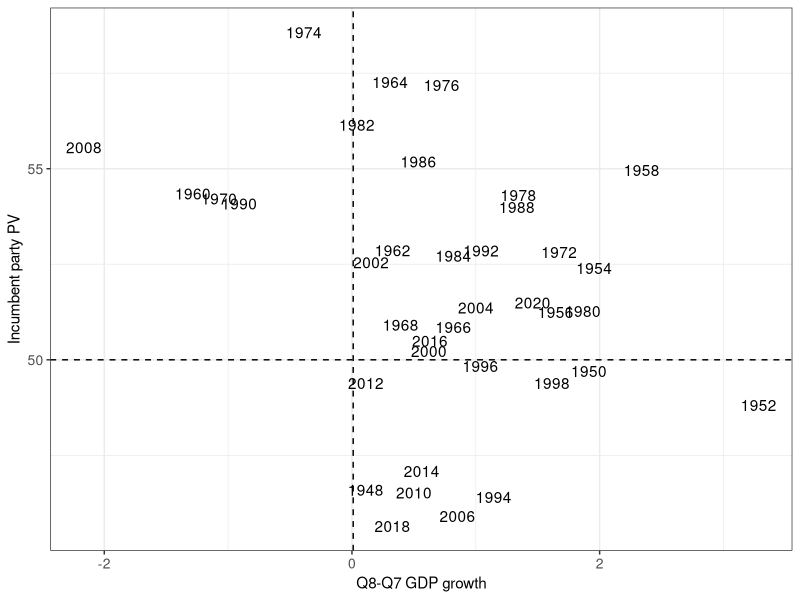
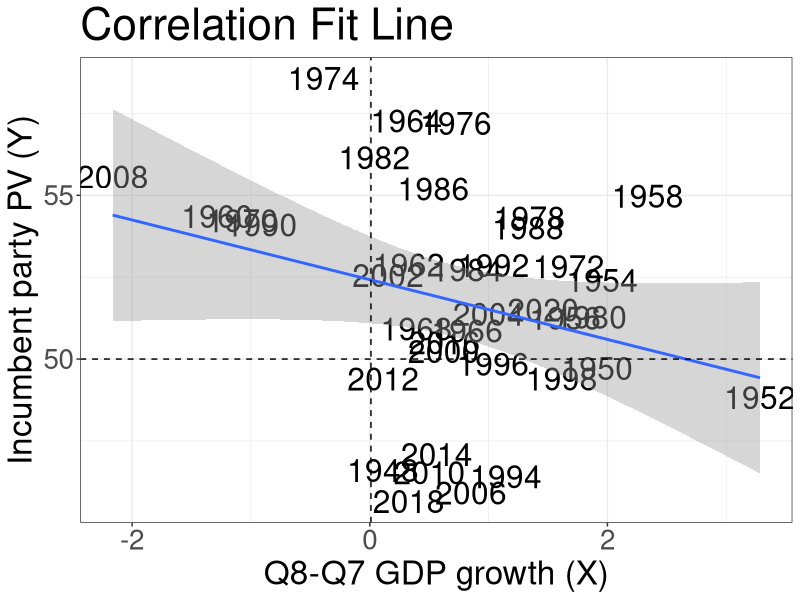
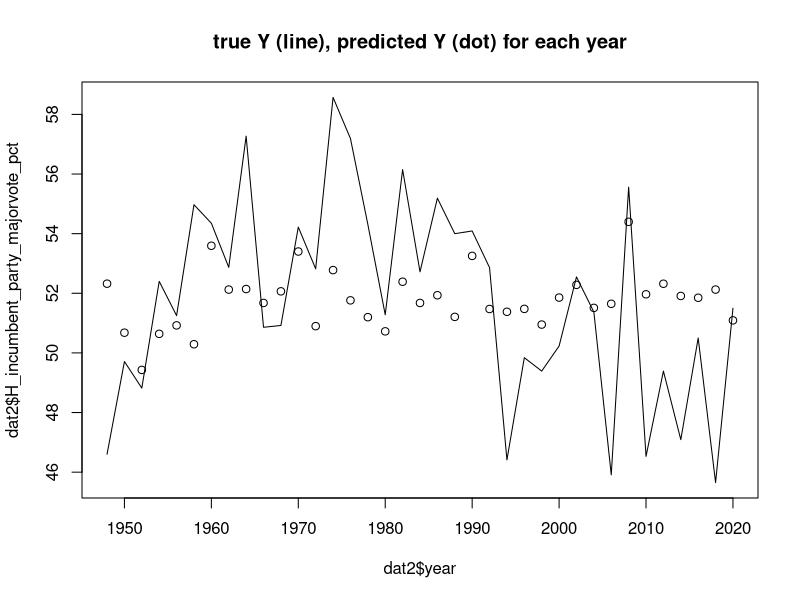
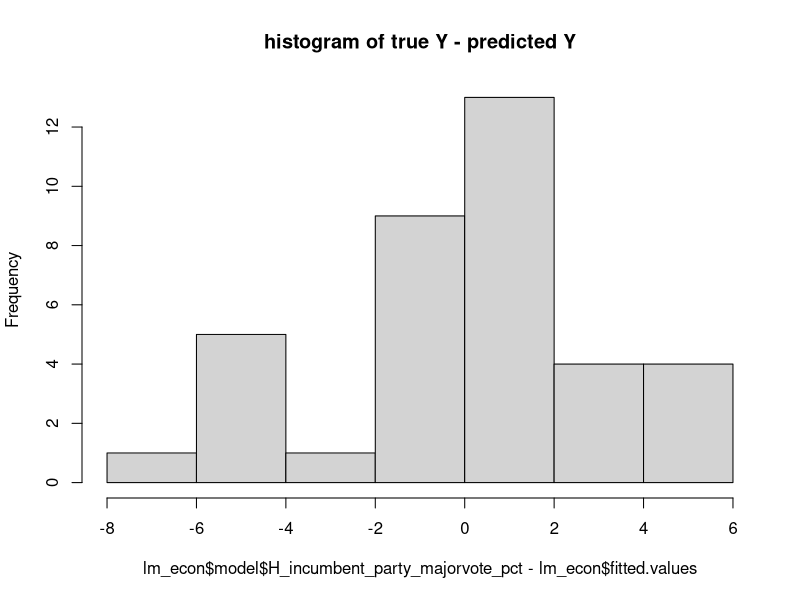
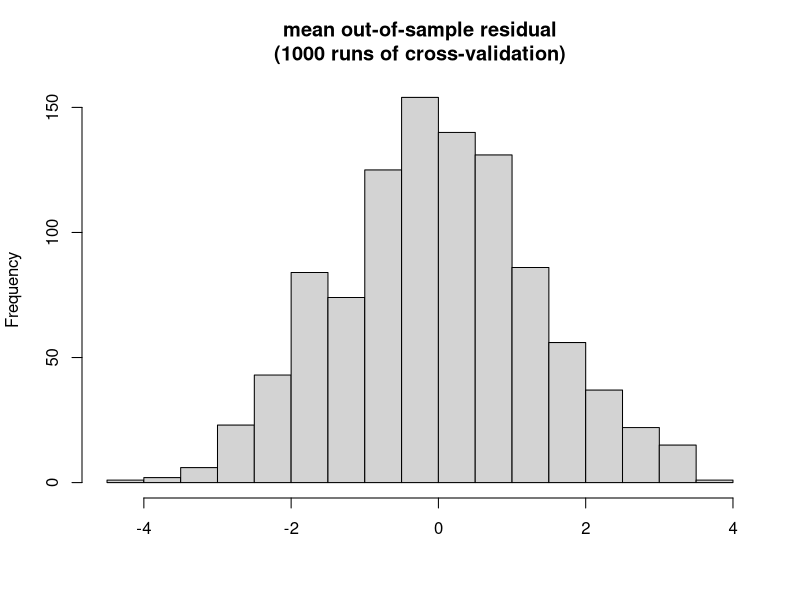
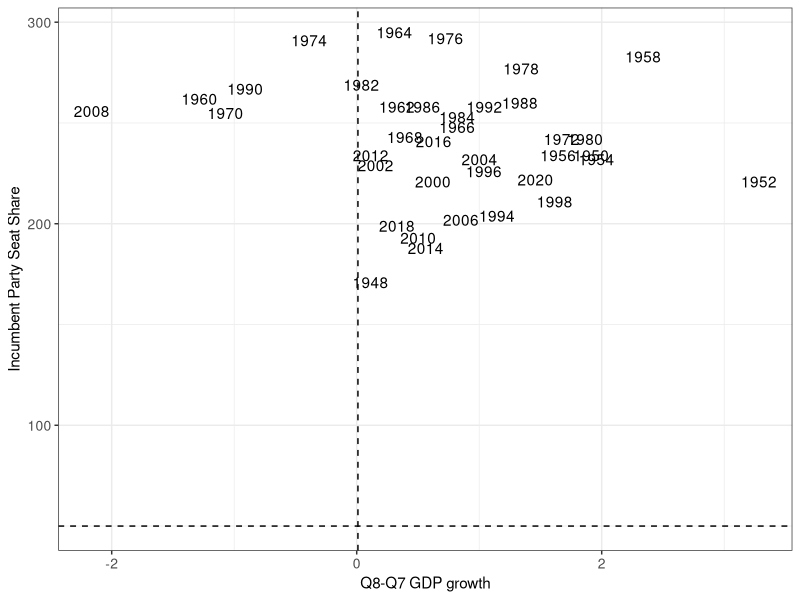
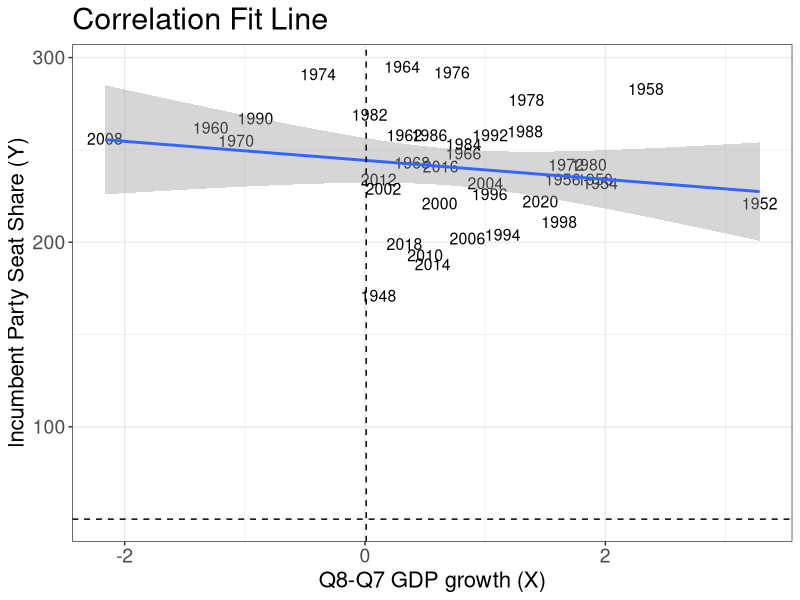
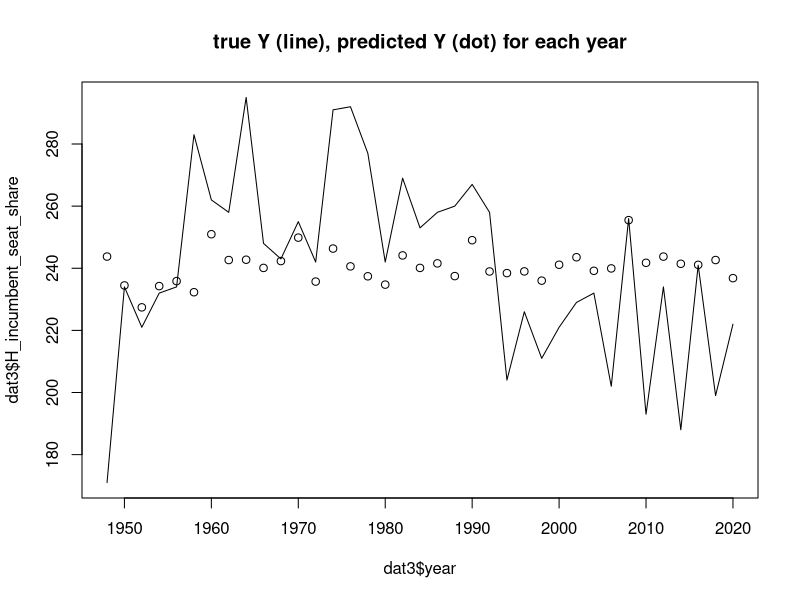

Write the R code that produced these figures, in order.
## ---- chunk 1
knitr::opts_chunk$set(echo = TRUE)
library(tidyverse); library(car)
## ---- chunk 2
# load data and merge
library(readr)
popvote_df <- read_csv('house_popvote_seats.csv') 
economy_df <- read_csv('GDP_quarterly.csv')
dat <- left_join(economy_df, popvote_df, by = 'year')

# drop NAs (only election years)
dat <- dat %>%
  drop_na()

# new df
dat2 <- dat %>% 
    select('year', 'winner_party', 'H_incumbent_party', 
           'H_incumbent_party_majorvote_pct', 
           'quarter_cycle', 'GDP_growth_pct') %>%
    filter(quarter_cycle == 8)  

# graph results
dat2 %>%
  ggplot(aes(x=GDP_growth_pct, y=H_incumbent_party_majorvote_pct,
             label=year)) + 
    geom_text() +
    geom_hline(yintercept=50, lty=2) +
    geom_vline(xintercept=0.01, lty=2) + # median
    xlab("Q8-Q7 GDP growth") +
    ylab("Incumbent party PV") +
    theme_bw() +
    theme(
      axis.text = element_text(size = 10)
    )
# correlation
cor(dat2$GDP_growth_pct, dat2$H_incumbent_party_majorvote_pct)

lm_econ <- lm(H_incumbent_party_majorvote_pct ~ GDP_growth_pct, data = dat2)
summary(lm_econ)

# GDP graph with fit
dat2 %>%
  ggplot(aes(x=GDP_growth_pct, y=H_incumbent_party_majorvote_pct,
             label=year)) + 
    geom_text(size = 8) +
    geom_smooth(method="lm", formula = y ~ x) +
    geom_hline(yintercept=50, lty=2) +
    geom_vline(xintercept=0.01, lty=2) + # median
    xlab("Q8-Q7 GDP growth (X)") +
    ylab("Incumbent party PV (Y)") +
    theme_bw() +
    ggtitle("Correlation Fit Line") + 
    theme(axis.text = element_text(size = 20),
          axis.title = element_text(size = 24),
          plot.title = element_text(size = 32))
## ---- chunk 3
summary(lm_econ)$r.squared
## ---- chunk 4
plot(dat2$year, dat2$H_incumbent_party_majorvote_pct, 
     type="l",
     main="true Y (line), predicted Y (dot) for each year")
points(dat2$year, predict(lm_econ, dat2))

hist(lm_econ$model$H_incumbent_party_majorvote_pct - 
       lm_econ$fitted.values, 
     main="histogram of true Y - predicted Y")
## ---- chunk 5
mse_g <- mean((lm_econ$model$H_incumbent_party_majorvote_pct -
                 lm_econ$fitted.values)^2)

sqrt(mse_g)
## ---- chunk 6
outsamp_mod1 <- lm(H_incumbent_party_majorvote_pct ~ GDP_growth_pct, 
                    dat2[dat2$year != 2018,])
outsamp_pred <- predict(outsamp_mod1, 
                        dat2[dat2$year == 2018,])
outsamp_true <- dat2$H_incumbent_party_majorvote_pct[dat2$year == 2018] 

outsamp_pred - outsamp_true
## ---- chunk 7
years_outsamp <- sample(dat2$year, 8)
outsamp_mod <- lm(H_incumbent_party_majorvote_pct ~ 
                    GDP_growth_pct,
                  dat2[!(dat2$year %in% years_outsamp),])
outsamp_pred <- predict(outsamp_mod,
                newdata = dat2[dat2$year %in% years_outsamp,])
outsamp_true <- dat2$H_incumbent_party_majorvote_pct[dat2$year 
                                                     %in% years_outsamp]
mean(outsamp_pred - outsamp_true)
## ---- chunk 8
outsamp_errors <- sapply(1:1000, function(i){
    years_outsamp <- sample(dat2$year, 8)
  outsamp_mod <- lm(H_incumbent_party_majorvote_pct ~ 
                      GDP_growth_pct,
                  dat2[!(dat2$year %in% years_outsamp),])
  outsamp_pred <- predict(outsamp_mod,
                newdata = dat2[dat2$year %in% years_outsamp,])
  outsamp_true <- dat2$H_incumbent_party_majorvote_pct[dat2$year 
                                                       %in% years_outsamp]
  mean(outsamp_pred - outsamp_true)
})

hist(outsamp_errors,
     xlab = "",
     main = "mean out-of-sample residual\n(1000 runs of cross-validation)")

mean(abs(outsamp_errors))
## ---- chunk 9
GDP_new <- economy_df %>%
    subset(year == 2020 & quarter_cycle == 8) %>%
    select(GDP_growth_pct)

predict(lm_econ, GDP_new)
predict(lm_econ, GDP_new, interval="prediction")
## ---- chunk 10
# load data and merge
library(readr)
popvote_df <- read_csv('house_popvote_seats.csv') 
economy_df <- read_csv('GDP_quarterly.csv')
dat <- left_join(economy_df, popvote_df, by = 'year')

# drop NAs (only election years)
dat <- dat %>%
  drop_na()

# new df
dat3 <- dat %>% 
    select('year', 'winner_party', 'H_incumbent_party', 
           'R_seats', 'D_seats', 
           'quarter_cycle', 'GDP_growth_pct') %>%
    filter(quarter_cycle == 8)  

dat3 <- dat3 %>% 
    mutate(H_incumbent_seat_share = case_when(
    endsWith(H_incumbent_party, "R") ~ R_seats,
    endsWith(H_incumbent_party, "D") ~ D_seats
    ))

# graph results
dat3 %>%
  ggplot(aes(x=GDP_growth_pct, y=H_incumbent_seat_share,
             label=year)) + 
    geom_text() +
    geom_hline(yintercept=50, lty=2) +
    geom_vline(xintercept=0.01, lty=2) + # median
    xlab("Q8-Q7 GDP growth") +
    ylab("Incumbent Party Seat Share") +
    theme_bw() +
    theme(
      axis.text = element_text(size = 10)
    )
# correlation
cor(dat3$GDP_growth_pct, dat3$H_incumbent_seat_share)

lm_econseats <- lm(H_incumbent_seat_share ~ GDP_growth_pct, data = dat3)
summary(lm_econseats)

# GDP graph with fit
dat3 %>%
  ggplot(aes(x=GDP_growth_pct, y=H_incumbent_seat_share,
             label=year)) + 
    geom_text(size = 4) +
    geom_smooth(method="lm", formula = y ~ x) +
    geom_hline(yintercept=50, lty=2) +
    geom_vline(xintercept=0.01, lty=2) + # median
    xlab("Q8-Q7 GDP growth (X)") +
    ylab("Incumbent Party Seat Share (Y)") +
    theme_bw() +
    ggtitle("Correlation Fit Line") + 
    theme(axis.text = element_text(size = 14),
          axis.title = element_text(size = 16),
          plot.title = element_text(size = 22))
## ---- chunk 11
summary(lm_econseats)$r.squared
## ---- chunk 12
plot(dat3$year, dat3$H_incumbent_seat_share, 
     type="l",
     main="true Y (line), predicted Y (dot) for each year")
points(dat3$year, predict(lm_econseats, dat3))

hist(lm_econseats$model$H_incumbent_seat_share - 
       lm_econseats$fitted.values, 
     main="histogram of true Y - predicted Y")
## ---- chunk 13
mse_gseat <- mean((lm_econseats$model$H_incumbent_seat_share -
                 lm_econseats$fitted.values)^2)

sqrt(mse_g)
## ---- chunk 14
seatoutsamp_mod1 <- lm(H_incumbent_seat_share ~ GDP_growth_pct, 
                    dat3[dat3$year != 2018,])
seatoutsamp_pred <- predict(seatoutsamp_mod1, 
                        dat3[dat3$year == 2018,])
seatoutsamp_true <- dat3$H_incumbent_seat_share[dat3$year == 2018] 

seatoutsamp_pred - seatoutsamp_true
## ---- chunk 15
years_outsamp <- sample(dat3$year, 8)
seatoutsamp_mod <- lm(H_incumbent_seat_share ~ 
                    GDP_growth_pct,
                  dat3[!(dat3$year %in% years_outsamp),])
seatoutsamp_pred1 <- predict(seatoutsamp_mod,
                newdata = dat3[dat3$year %in% years_outsamp,])
seatoutsamp_true1 <- dat3$H_incumbent_seat_share[dat3$year 
                                                     %in%
                                                   years_outsamp]
mean(seatoutsamp_pred1 - seatoutsamp_true1)
## ---- chunk 16
seatoutsamp_errors <- sapply(1:1000, function(i){
    years_outsamp <- sample(dat3$year, 8)
  seatoutsamp_mod2 <- lm(H_incumbent_seat_share ~ 
                      GDP_growth_pct,
                  dat3[!(dat3$year %in% years_outsamp),])
  seatoutsamp_pred2 <- predict(seatoutsamp_mod2,
                newdata = dat3[dat3$year %in% years_outsamp,])
  seatoutsamp_true2 <- dat3$H_incumbent_seat_share[dat3$year 
                                                       %in% years_outsamp]
  mean(seatoutsamp_pred2 - seatoutsamp_true2)
})

hist(seatoutsamp_errors,
     xlab = "",
     main = "mean out-of-sample residual\n(1000 runs of cross-validation)")

mean(abs(outsamp_errors))
## ---- chunk 17
GDP_newseats <- economy_df %>%
    subset(year == 2020 & quarter_cycle == 8) %>%
    select(GDP_growth_pct)

predict(lm_econseats, GDP_newseats)
predict(lm_econseats, GDP_newseats, interval="prediction")

